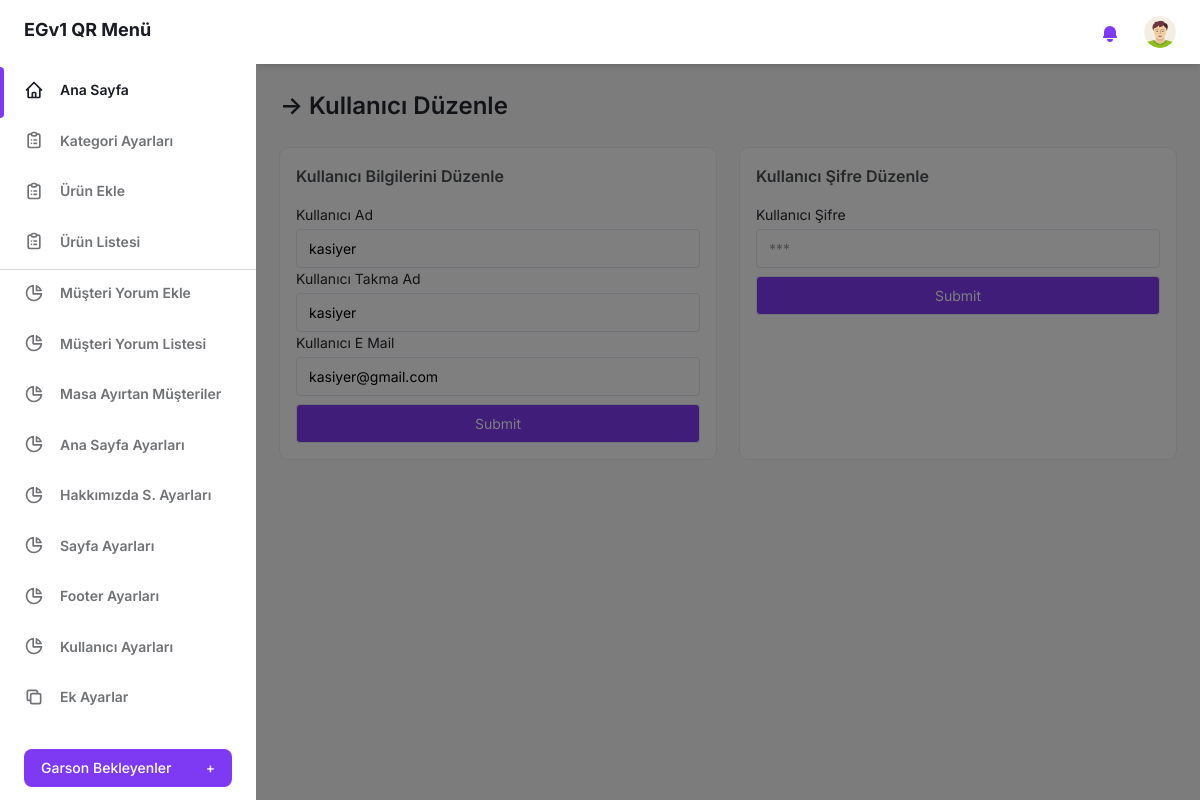
The app's page /admin-panel/kullanici-duzenle.php?id=5 (signed in) with its own data.
### tables this page shows
CREATE TABLE IF NOT EXISTS `admin_tablo` (
  `admin_id` int(11) NOT NULL AUTO_INCREMENT,
  `admin_ad` varchar(30) NOT NULL,
  `admin_kad` varchar(30) NOT NULL,
  `admin_email` varchar(100) NOT NULL,
  `admin_sifre` varchar(60) NOT NULL,
  `admin_yetki` int(11) DEFAULT NULL,
  PRIMARY KEY (`admin_id`)
);

### admin-panel/kullanici-duzenle.php (the view, shortened to what this page needs)
<?php
include("login-kontrol.php");
$id = $_GET["id"];
$sorgu = $db->prepare("SELECT * FROM admin_tablo WHERE admin_id=:id");
$sorgu->execute(array(":id" => $id));
$row = $sorgu->fetch(PDO::FETCH_ASSOC);
?>
<!DOCTYPE html>
<html :class="{ 'theme-dark': dark }" x-data="data()" lang="tr">
<head>
    <link rel="stylesheet" href="./assets/css/tailwind.output.css" />
</head>
<body>
    <div class="flex h-screen bg-gray-50 dark:bg-gray-900" :class="{ 'overflow-hidden': isSideMenuOpen}">
        <?php include("sidebar.php"); ?>
        <div class="flex flex-col flex-1">
            <?php include("header.php"); ?>
            <main class="h-full pb-16 overflow-y-auto">
                <div class="container px-6 mx-auto grid ">
                    <h2 class="my-6 text-2xl font-semibold  text-gray-700 dark:text-gray-200">
                        &RightArrow; Kullanıcı Düzenle
                    </h2>
                    <div class="grid gap-6 mb-8 md:grid-cols-2">
                        <div class="min-w-0 p-4 bg-white rounded-lg shadow-xs dark:bg-gray-800">
                            <h4 class="mb-4 font-semibold text-gray-600 dark:text-gray-300">
                                Kullanıcı Bilgilerini Düzenle
                            </h4>
                            <form method="POST">
                                <label class="block text-sm">
                                    <span class="text-gray-700 dark:text-gray-400">Kullanıcı Ad </span>
                                    <input type="text" name="kullanici-ad" class="block w-full mt-1 text-sm dark:border-gray-600 dark:bg-gray-700 focus:border-purple-400 focus:outline-none focus:shadow-outline-purple dark:text-gray-300 dark:focus:shadow-outline-gray form-input" value="<?php echo $row['admin_ad']; ?>" />
                                </label>
                                <label class="block text-sm">
                                    <span class="text-gray-700 dark:text-gray-400">Kullanıcı Takma Ad </span>
                                    <input type="text" name="kullanici-takmad" class="block w-full mt-1 text-sm dark:border-gray-600 dark:bg-gray-700 focus:border-purple-400 focus:outline-none focus:shadow-outline-purple dark:text-gray-300 dark:focus:shadow-outline-gray form-input" value="<?php echo $row['admin_kad']; ?>" />
                                </label>
                                <label class="block text-sm">
                                    <span class="text-gray-700 dark:text-gray-400">Kullanıcı E Mail </span>
                                    <input type="email" name="kullanici-mail" class="block w-full mt-1 text-sm dark:border-gray-600 dark:bg-gray-700 focus:border-purple-400 focus:outline-none focus:shadow-outline-purple dark:text-gray-300 dark:focus:shadow-outline-gray form-input" value="<?php echo $row['admin_email']; ?>" />
                                </label>
                                <label class="block text-sm mt-2">
                                    <input type="submit" name="ad-duzenle" class="block w-full mt-1 bg-purple-600 text-sm text-white dark:border-gray-600 dark:bg-gray-700 focus:border-purple-400 focus:outline-none focus:shadow-outline-purple dark:text-gray-300 dark:focus:shadow-outline-gray form-input" />
                                </label>
                            </form>
                        </div>
                        <div class="min-w-0 p-4 bg-white rounded-lg shadow-xs dark:bg-gray-800">
                            <h4 class="mb-4 font-semibold text-gray-600 dark:text-gray-300">
                                Kullanıcı Şifre Düzenle
                            </h4>
                            <form method="POST">
                                <label class="block text-sm">
                                    <span class="text-gray-700 dark:text-gray-400">Kullanıcı Şifre</span>
                                    <input type="password" name="kullanici-sifre" maxlength="30" placeholder="***" class="block w-full mt-1 text-sm dark:border-gray-600 dark:bg-gray-700 focus:border-purple-400 focus:outline-none focus:shadow-outline-purple dark:text-gray-300 dark:focus:shadow-outline-gray form-input" />
                                </label>
                                <label class="block text-sm mt-2">
                                    <input type="submit" name="k-sifre" class="block w-full mt-1 bg-purple-600 text-sm text-white dark:border-gray-600 dark:bg-gray-700 focus:border-purple-400 focus:outline-none focus:shadow-outline-purple dark:text-gray-300 dark:focus:shadow-outline-gray form-input" />
                                </label>
                            </form>
                        </div>
                    </div>
                </div>
            </main>
        </div>
    </div>
</body>
</html>

### records on screen
admin_tablo: kullanici-ad "kasiyer", kullanici-takmad "kasiyer", kullanici-mail "kasiyer@gmail.com"
